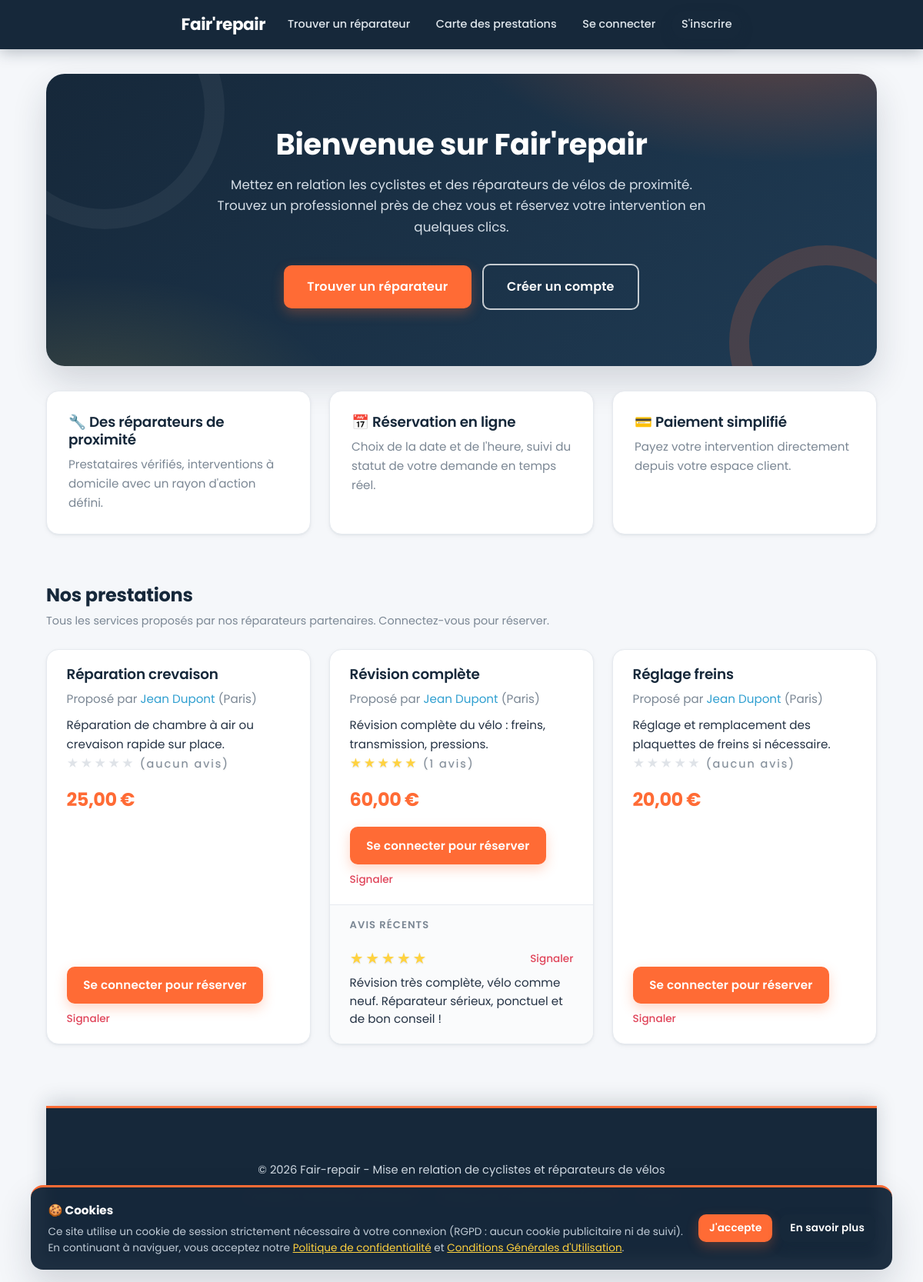
The page / on the database its author committed.
### tables this page shows
CREATE TABLE `services` (
  `id` int unsigned NOT NULL AUTO_INCREMENT,
  `user_id` int unsigned NOT NULL,
  `titre` varchar(150) NOT NULL,
  `description` text NOT NULL,
  `tarif` decimal(10,2) NOT NULL,
  `rayon` int unsigned NOT NULL DEFAULT '10',
  `image` varchar(255) DEFAULT NULL,
  `created_at` timestamp NULL DEFAULT CURRENT_TIMESTAMP,
  `updated_at` timestamp NULL DEFAULT CURRENT_TIMESTAMP ON UPDATE CURRENT_TIMESTAMP,
  PRIMARY KEY (`id`),
  KEY `idx_user` (`user_id`),
  CONSTRAINT `fk_services_user` FOREIGN KEY (`user_id`) REFERENCES `users` (`id`) ON DELETE CASCADE
);

CREATE TABLE `users` (
  `id` int unsigned NOT NULL AUTO_INCREMENT,
  `prenom` varchar(100) NOT NULL,
  `nom` varchar(100) NOT NULL,
  `adresse` varchar(255) NOT NULL,
  `code_postal` varchar(10) NOT NULL,
  `ville` varchar(100) NOT NULL,
  `email` varchar(190) NOT NULL,
  `telephone` varchar(20) NOT NULL,
  `mot_de_passe` varchar(255) NOT NULL,
  `reset_token` varchar(255) DEFAULT NULL,
  `reset_expires` datetime DEFAULT NULL,
  `role` enum('client','reparateur') NOT NULL DEFAULT 'client',
  `latitude` decimal(10,7) DEFAULT NULL,
  `longitude` decimal(10,7) DEFAULT NULL,
  `created_at` timestamp NULL DEFAULT CURRENT_TIMESTAMP,
  `updated_at` timestamp NULL DEFAULT CURRENT_TIMESTAMP ON UPDATE CURRENT_TIMESTAMP,
  PRIMARY KEY (`id`),
  UNIQUE KEY `email` (`email`),
  KEY `idx_role` (`role`),
  KEY `idx_ville` (`ville`)
);

CREATE TABLE `avis` (
  `id` int unsigned NOT NULL AUTO_INCREMENT,
  `reservation_id` int unsigned NOT NULL,
  `note` tinyint unsigned NOT NULL,
  `commentaire` text NOT NULL,
  `modere_par_id` int unsigned DEFAULT NULL,
  `created_at` timestamp NULL DEFAULT CURRENT_TIMESTAMP,
  `updated_at` timestamp NULL DEFAULT CURRENT_TIMESTAMP ON UPDATE CURRENT_TIMESTAMP,
  PRIMARY KEY (`id`),
  UNIQUE KEY `uq_avis_reservation` (`reservation_id`),
  KEY `fk_avis_moderateur` (`modere_par_id`),
  KEY `idx_note` (`note`),
  CONSTRAINT `fk_avis_moderateur` FOREIGN KEY (`modere_par_id`) REFERENCES `admins` (`id`) ON DELETE SET NULL,
  CONSTRAINT `fk_avis_reservation` FOREIGN KEY (`reservation_id`) REFERENCES `reservations` (`id`) ON DELETE CASCADE
);

### _service_card.php (the view, shortened to what this page needs)
<?php
$note  = (float)($svc['note_moyenne'] ?? 0);
$nbAvis = (int)($svc['nb_avis'] ?? 0);
$proprietaire = (int)($svc['user_id'] ?? 0);
?>
<div class="card service-card">
    <h3><?= htmlspecialchars($svc['titre']) ?></h3>
    <p class="meta muted">
        Proposé par
        <a href="services.php?reparateur_id=<?= $proprietaire ?>">
            <?= htmlspecialchars(($svc['prenom'] ?? '') . ' ' . ($svc['nom'] ?? '')) ?>
        </a>
        (<?= htmlspecialchars($svc['ville'] ?? '') ?>)
    </p>
    <p><?= htmlspecialchars(mb_strimwidth($svc['description'], 0, 180, '...')) ?></p>
    <p class="stars">
        <?= etoiles($note) ?>
        <span class="muted">
            <?= $nbAvis > 0 ? '(' . $nbAvis . ' avis)' : '(aucun avis)' ?>
        </span>
    </p>
    <div class="price">
        <?= number_format((float)$svc['tarif'], 2, ',', ' ') ?> €
    </div>
    <div class="card-actions">
        <?php if (isset($_SESSION['user_id']) && ($_SESSION['role'] ?? '') === 'client'): ?>
            <a href="reserver.php?service_id=<?= (int)$svc['id'] ?>" class="btn">Réserver cette prestation</a>
        <?php elseif (!isset($_SESSION['user_id'])): ?>
            <a href="login.php?retour=<?= urlencode('/reserver.php?service_id=' . (int)$svc['id']) ?>" class="btn">Se connecter pour réserver</a>
        <?php endif; ?>
        <?php if (!isset($_SESSION['user_id']) || $proprietaire !== (int)$_SESSION['user_id']): ?>
            <a href="signalement.php?type=service&id=<?= (int)$svc['id'] ?>" class="link-danger" style="align-self:center;">Signaler</a>
        <?php endif; ?>
    </div>
    <?php if (!empty($svc['avis'])): ?>
        <div class="avis-list">
            <h4>Avis récents</h4>
            <?php foreach ($svc['avis'] as $a): ?>
                <div class="avis-item">
                    <div class="avis-head">
                        <span class="stars"><?= etoiles((float)$a['note']) ?></span>
                        <?php if (!isset($_SESSION['user_id']) || (int)($a['client_id'] ?? 0) !== (int)$_SESSION['user_id']): ?>
                            <a href="signalement.php?type=avis&id=<?= (int)$a['id'] ?>" class="link-danger">Signaler</a>
                        <?php endif; ?>
                    </div>
                    <p class="avis-commentaire"><?= htmlspecialchars(mb_strimwidth($a['commentaire'], 0, 220, '...')) ?></p>
                </div>
            <?php endforeach; ?>
        </div>
    <?php endif; ?>
</div>

### header.php (shortened to what this page needs)
<!DOCTYPE html>
<html lang="fr">
<head>
    <link rel="stylesheet" href="style.css?v=<?= filemtime(__DIR__ . '/style.css') ?>">
</head>
<body>
<?php if (isset($_SESSION['user_id'])): ?>
    <header class="site-header">
        <div class="header-inner container">
            <a href="dashboard.php" class="brand">🚴 Fair'repair</a>
            <nav class="nav-links">
                <?php if (($_SESSION['role'] ?? '') === 'reparateur'): ?>
                    <a href="mes_demandes.php">Mes demandes</a>
                    <a href="mes_services.php">Mes services</a>
                    <a href="ajouter_service.php">Ajouter un service</a>
                    <a href="mes_gains.php">Mes gains</a>
                    <a href="carte.php">Carte des prestations</a>
                <?php elseif (($_SESSION['role'] ?? '') === 'client'): ?>
                    <a href="services.php">Trouver un réparateur</a>
                    <a href="mes_reservations.php">Mes réservations</a>
                    <a href="carte.php">Carte des prestations</a>
                <?php elseif (($_SESSION['role'] ?? '') === 'admin'): ?>
                    <a href="admin_users.php">Utilisateurs</a>
                    <a href="admin_signalements.php">Signalements</a>
                    <a href="admin_verrouillages.php">Verrouillages</a>
                    <a href="admin_logs.php">Logs connexion</a>
                    <a href="carte.php">Carte des prestations</a>
                <?php else: ?>
                    <a href="services.php">Trouver un réparateur</a>
                    <a href="mes_reservations.php">Mes réservations</a>
                    <a href="carte.php">Carte des prestations</a>
                <?php endif; ?>
                <a href="profil.php">Mon profil</a>
                <a href="logout.php" class="logout-btn">Se déconnecter</a>
            </nav>
        </div>
    </header>
<?php else: ?>
    <header class="site-header">
        <div class="header-inner container">
            <a href="index.php" class="brand">Fair'repair  </a>
            <nav class="nav-links">
                <a href="services.php">Trouver un réparateur</a>
                <a href="carte.php">Carte des prestations</a>
                <a href="login.php">Se connecter</a>
                <a href="register.php" class="btn btn-secondary">S'inscrire</a>
            </nav>
        </div>
    </header>
<?php endif; ?>
<div class="container">

### index.php (shortened to what this page needs)
<?php
require_once 'db.php';
require_once 'helpers.php';
$services = get_services_liste($pdo);
require_once 'header.php';
?>
<div class="jumbotron">
    <h1>Bienvenue sur Fair'repair</h1>
    <p>Mettez en relation les cyclistes et des réparateurs de vélos de proximité.
       Trouvez un professionnel près de chez vous et réservez votre intervention en quelques clics.</p>
    <a href="services.php" class="btn btn-lg">Trouver un réparateur</a>
    <a href="register.php" class="btn btn-lg btn-outline">Créer un compte</a>
</div>
<div class="grid">
    <div class="card">
        <h3>🔧 Des réparateurs de proximité</h3>
        <p class="muted">Prestataires vérifiés, interventions à domicile avec un rayon d'action défini.</p>
    </div>
    <div class="card">
        <h3>📅 Réservation en ligne</h3>
        <p class="muted">Choix de la date et de l'heure, suivi du statut de votre demande en temps réel.</p>
    </div>
    <div class="card">
        <h3>💳 Paiement simplifié</h3>
        <p class="muted">Payez votre intervention directement depuis votre espace client.</p>
    </div>
</div>
<h2 class="section-title">Nos prestations</h2>
<p class="muted" style="margin-bottom: 1.5rem;">
    Tous les services proposés par nos réparateurs partenaires.
    <?php if (empty($services)): ?>
        Aucun service n'est encore disponible.
    <?php else: ?>
        Connectez-vous pour réserver.
    <?php endif; ?>
</p>
<?php if (!empty($services)): ?>
    <div class="grid">
        <?php foreach ($services as $svc): ?>
            <?php require '_service_card.php'; ?>
        <?php endforeach; ?>
    </div>
<?php endif; ?>
<?php require_once 'footer.php'; ?>

### helpers.php (shortened to what this page needs)
<?php
function etoiles(?float $note): string
{
    $note = (float)$note;
    $html = '';
    for ($i = 1; $i <= 5; $i++) {
        $html .= $i <= round($note) ? '★' : '<span class="stars-empty">★</span>';
    }
    return $html;
}
function get_services_liste(PDO $pdo, int $reparateur_id = 0, string $search = ''): array
{
    $sql = "SELECT s.*, u.prenom, u.nom, u.ville,
                   ROUND(AVG(a.note), 1) AS note_moyenne,
                   COUNT(a.id) AS nb_avis
            FROM services s
            JOIN users u ON s.user_id = u.id
            LEFT JOIN reservations r ON r.service_id = s.id AND r.statut = 'terminee'
            LEFT JOIN avis a ON a.reservation_id = r.id
            WHERE 1=1";
    $params = [];
    $search = trim($search);
    $sql .= " GROUP BY s.id, u.id ORDER BY s.created_at DESC";
    $stmt = $pdo->prepare($sql);
    $stmt->execute($params);
    $services = $stmt->fetchAll();
    foreach ($services as $i => $svc) {
        $stmtAvis = $pdo->prepare("
            SELECT a.id, a.note, a.commentaire, r.client_id, DATE(a.created_at) AS date_avis
            FROM avis a
            JOIN reservations r ON a.reservation_id = r.id
            WHERE r.service_id = ?
            ORDER BY a.created_at DESC
            LIMIT 3
        ");
        $stmtAvis->execute([(int)$svc['id']]);
        $services[$i]['avis'] = $stmtAvis->fetchAll();
    }
    return $services;
}

### footer.php (shortened to what this page needs)
<footer class="site-footer">
    <div class="container">
        <p>&copy; <?= date('Y') ?> Fair-repair - Mise en relation de cyclistes et réparateurs de vélos</p>
        <nav class="footer-links" aria-label="Liens légaux">
            <a href="cgu.php">Conditions Générales d'Utilisation</a>
            <a href="confidentialite.php">Politique de confidentialité (RGPD)</a>
            <a href="mailto:contact@fair-repair.fr">Contact</a>
        </nav>
    </div>
</footer>
<?php if (empty($_SESSION['cookies_acceptes'])): ?>
<div id="cookie-banner" role="dialog" aria-label="Information cookies">
    <div class="cookie-banner-text">
        <strong>🍪 Cookies</strong>
        <p>
            Ce site utilise un cookie de session strictement nécessaire à votre connexion (RGPD : aucun cookie publicitaire
            ni de suivi). En continuant à naviguer, vous acceptez notre
            <a href="confidentialite.php">Politique de confidentialité</a> et
            <a href="cgu.php">Conditions Générales d'Utilisation</a>.
        </p>
    </div>
    <div class="cookie-banner-actions">
        <button type="button" class="btn btn-sm" onclick="accepterCookies()">J'accepte</button>
        <a href="confidentialite.php" class="btn btn-secondary btn-sm">En savoir plus</a>
    </div>
</div>
<?php endif; ?>
</body>
</html>

### rows shown on the page
services: titre "Réparation crevaison", user.nom "Jean Dupont", user.ville "Paris", description "Réparation de chambre à air ou crevaison rapide sur place.", shows "(aucun avis)", tarif "25,00"
services: titre "Révision complète", user.nom "Jean Dupont", user.ville "Paris", description "Révision complète du vélo : freins, transmission, pressions.", nbAvis "1", tarif "60,00"
avis: commentaire "Révision très complète, vélo comme neuf. Réparateur sérieux, ponctuel et de bon conseil !"
services: titre "Réglage freins", user.nom "Jean Dupont", user.ville "Paris", description "Réglage et remplacement des plaquettes de freins si nécessaire.", shows "(aucun avis)", tarif "20,00"
